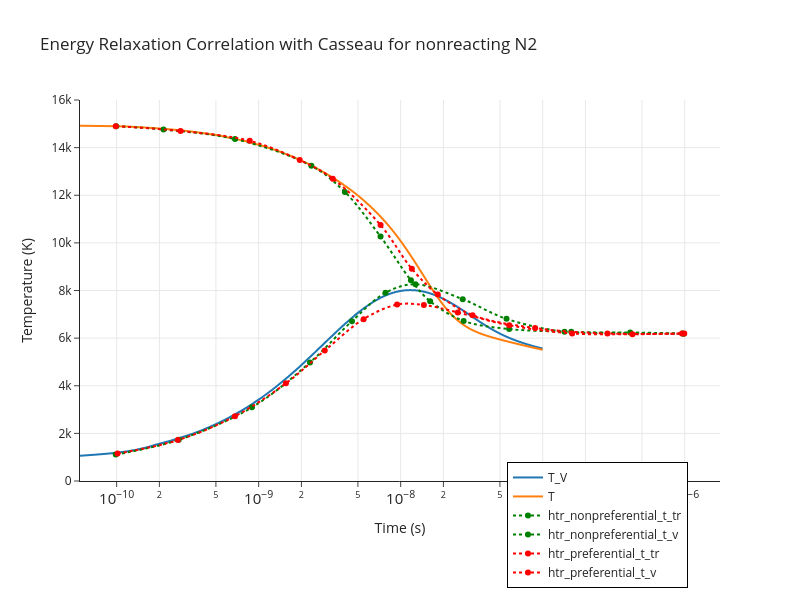
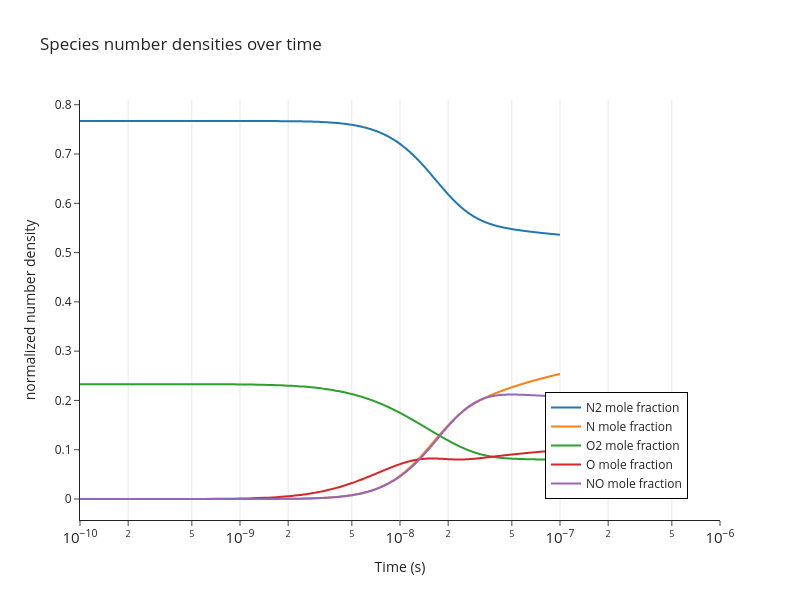

The notebook cell these images were saved under, in order:
### Code cell
from plotly import graph_objects as go

# JIT-compiled version of extract_primitives_from_U (needs to be executed once per kernel uptime)
extract_primitives_from_U_jitted = jax.jit(
    equation_manager_utils.extract_primitives_from_U
)

# extract primitives and plot
Y_s, rho, T, T_V, p = jax.vmap(
    extract_primitives_from_U_jitted,
    in_axes=(0, None),
)(U_field, equation_manager)


fig = go.Figure()
fig.add_trace(
    go.Scatter(
        x=t,
        y=T_V[:, 0],
        mode="lines",
        name="T_V",
        line=dict(shape="spline", smoothing=1.0),
    )
)
fig.add_trace(
    go.Scatter(
        x=t, y=T[:, 0], mode="lines", name="T", line=dict(shape="spline", smoothing=1.0)
    )
)

fig.add_hline(y=7623.3, name="T_eq Casseau", line_dash="dash", line_color="black")

# Load and plot reference data from CSV
csv_path = "/home/hhoechter/tum/jaxfluids_internship/experiments/heatbath_0d/williams_figure_1_air.csv"
df = pd.read_csv(
    csv_path, skiprows=1
)  # Skip the first header row, use X,Y,X,Y... as columns

# Read first row to get the dataset names
with open(csv_path, "r") as f:
    header_line = f.readline().strip()
dataset_names = [name for name in header_line.split(",") if name]

# Group datasets by prefix (e.g., "modified", "hy2foam_default", "monaco")
prefixes = []
for name in dataset_names:
    # Extract prefix by removing _t_v or _t_tr suffix
    if "_t_v" in name:
        prefix = name.replace("_t_v", "")
    elif "_t_tr" in name:
        prefix = name.replace("_t_tr", "")
    else:
        prefix = name
    if prefix not in prefixes:
        prefixes.append(prefix)

# Define colors for each prefix
colors = ["green", "red", "purple", "orange", "brown", "pink"]
prefix_colors = {prefix: colors[i % len(colors)] for i, prefix in enumerate(prefixes)}

# Plot each dataset (columns come in pairs: X, Y for each dataset)
for i, name in enumerate(dataset_names):
    x_col = i * 2  # X column index
    y_col = i * 2 + 1  # Y column index

    if x_col >= len(df.columns) or y_col >= len(df.columns):
        continue

    x_data = pd.to_numeric(df.iloc[:, x_col], errors="coerce").dropna().values
    y_data = pd.to_numeric(df.iloc[:, y_col], errors="coerce").dropna().values

    # Use minimum length in case of mismatched data
    min_len = min(len(x_data), len(y_data))
    x_data = x_data[:min_len]
    y_data = y_data[:min_len]

    # Find prefix for this dataset
    if "_t_v" in name:
        prefix = name.replace("_t_v", "")
    elif "_t_tr" in name:
        prefix = name.replace("_t_tr", "")
    else:
        prefix = name

    fig.add_trace(
        go.Scatter(
            x=x_data,
            y=y_data * 1000,  # Scale Y values (they appear to be in units of 1000 K)
            mode="markers+lines",
            line=dict(dash="dot", smoothing=1.0, shape="spline"),
            name=name,
            marker=dict(color=prefix_colors.get(prefix, "gray")),
        )
    )

fig.update_xaxes(type="log", exponentformat="power", showexponent="all", showgrid=True)
fig.update_yaxes(range=[0, 16000], showgrid=True)
fig.update_layout(
    template="simple_white",
    title="Energy Relaxation Correlation with Casseau for nonreacting N2",
    xaxis_title="Time (s)",
    yaxis_title="Temperature (K)",
    legend=dict(
        x=0.95,
        y=0.05,
        xanchor="right",
        yanchor="top",
        borderwidth=1,
        bordercolor="black",
    ),
    showlegend=True,
    width=800,
    height=600,
)
fig.show()

# plot normalized species number densities
M = jnp.sum(Y_s * species.molar_masses[None, None, :], axis=2)
n = Y_s[:, 0, :] * rho / M * constants.N_A  # 1/m3
n_tot_init = p_init / (constants.R_universal * T_tr_init) * constants.N_A

palette = ["#1f77b4", "#ff7f0e", "#2ca02c", "#d62728", "#9467bd", "#8c564b"]

fig = go.Figure()
for i, name in enumerate(species.names):
    fig.add_trace(
        go.Scatter(
            x=t,
            y=n[:, i] / n_tot_init,
            mode="lines",
            name=f"{name} mole fraction",
            line=dict(shape="spline", smoothing=1.0, color=palette[i % len(palette)]),
        )
    )

fig.update_xaxes(type="log", exponentformat="power", showexponent="all", showgrid=True)
fig.update_layout(
    template="simple_white",
    title="Species number densities over time",
    xaxis_title="Time (s)",
    yaxis_title="normalized number density",
    legend=dict(
        x=0.95,
        y=0.05,
        xanchor="right",
        yanchor="bottom",
        borderwidth=1,
        bordercolor="black",
    ),
    showlegend=True,
    width=800,
    height=600,
)
fig.update_xaxes(range=[-10, -6])
fig.show()

### Figure 1 — Plotly figure (JSON) as saved in the notebook; plotly's stock layout.template omitted (floating-point values rounded to 4 significant figures; data arrays with more than 128 entries replaced by an {"elided": "..."} marker saying what was removed)
{"data": [{"line": {"shape": "spline", "smoothing": 1}, "mode": "lines", "name": "T_V", "type": "scatter", "x": {"elided": "1000 float values"}, "y": {"elided": "1000 float values"}}, {"line": {"shape": "spline", "smoothing": 1}, "mode": "lines", "name": "T", "type": "scatter", "x": {"elided": "1000 float values"}, "y": {"elided": "1000 float values"}}, {"line": {"dash": "dot", "shape": "spline", "smoothing": 1}, "marker": {"color": "green"}, "mode": "markers+lines", "name": "htr_nonpreferential_t_tr", "type": "scatter", "x": [9.928e-11, 2.139e-10, 6.813e-10, 2.35e-09, 4.045e-09, 7.219e-09, 1.181e-08, 1.613e-08, 2.776e-08, 5.81e-08, 1.589e-07, 9.856e-07], "y": [14900.0, 14760.0, 14360.0, 13230.0, 12140.0, 10260.0, 8430.0, 7549.0, 6724.0, 6382.0, 6267.0, 6179.0]}, {"line": {"dash": "dot", "shape": "spline", "smoothing": 1}, "marker": {"color": "green"}, "mode": "markers+lines", "name": "htr_nonpreferential_t_v", "type": "scatter", "x": [9.856e-11, 2.736e-10, 8.971e-10, 2.3e-09, 4.542e-09, 7.818e-09, 1.27e-08, 2.736e-08, 5.563e-08, 1.426e-07, 4.134e-07, 9.644e-07], "y": [1108.0, 1731.0, 3093.0, 4981.0, 6713.0, 7905.0, 8260.0, 7633.0, 6808.0, 6267.0, 6237.0, 6193.0]}, {"line": {"dash": "dot", "shape": "spline", "smoothing": 1}, "marker": {"color": "red"}, "mode": "markers+lines", "name": "htr_preferential_t_tr", "type": "scatter", "x": [9.856e-11, 2.816e-10, 8.652e-10, 1.947e-09, 3.327e-09, 7.219e-09, 1.198e-08, 1.824e-08, 3.208e-08, 8.842e-08, 2.857e-07, 9.928e-07], "y": [14900.0, 14700.0, 14290.0, 13480.0, 12690.0, 10750.0, 8913.0, 7833.0, 6966.0, 6424.0, 6195.0, 6193.0]}, {"line": {"dash": "dot", "shape": "spline", "smoothing": 1}, "marker": {"color": "red"}, "mode": "markers+lines", "name": "htr_preferential_t_v", "type": "scatter", "x": [1.015e-10, 2.697e-10, 6.813e-10, 1.555e-09, 2.92e-09, 5.483e-09, 9.437e-09, 1.457e-08, 2.526e-08, 5.81e-08, 1.613e-07, 4.286e-07, 9.575e-07], "y": [1151.0, 1717.0, 2724.0, 4101.0, 5478.0, 6798.0, 7408.0, 7393.0, 7080.0, 6538.0, 6196.0, 6166.0, 6193.0]}], "layout": {"height": 600, "legend": {"bordercolor": "black", "borderwidth": 1, "x": 0.95, "xanchor": "right", "y": 0.05, "yanchor": "top"}, "shapes": [{"line": {"color": "black", "dash": "dash"}, "name": "T_eq Casseau", "type": "line", "x0": 0, "x1": 1, "xref": "x domain", "y0": 7623.0, "y1": 7623.0, "yref": "y"}], "showlegend": true, "title": {"text": "Energy Relaxation Correlation with Casseau for nonreacting N2"}, "width": 800, "xaxis": {"exponentformat": "power", "showexponent": "all", "showgrid": true, "title": {"text": "Time (s)"}, "type": "log"}, "yaxis": {"range": [0, 16000], "showgrid": true, "title": {"text": "Temperature (K)"}}}}

### Figure 2 — Plotly figure (JSON) as saved in the notebook; plotly's stock layout.template omitted (floating-point values rounded to 4 significant figures; data arrays with more than 128 entries replaced by an {"elided": "..."} marker saying what was removed)
{"data": [{"line": {"color": "#1f77b4", "shape": "spline", "smoothing": 1}, "mode": "lines", "name": "N2 mole fraction", "type": "scatter", "x": {"elided": "1000 float values"}, "y": {"elided": "1000 float values"}}, {"line": {"color": "#ff7f0e", "shape": "spline", "smoothing": 1}, "mode": "lines", "name": "N mole fraction", "type": "scatter", "x": {"elided": "1000 float values"}, "y": {"elided": "1000 float values"}}, {"line": {"color": "#2ca02c", "shape": "spline", "smoothing": 1}, "mode": "lines", "name": "O2 mole fraction", "type": "scatter", "x": {"elided": "1000 float values"}, "y": {"elided": "1000 float values"}}, {"line": {"color": "#d62728", "shape": "spline", "smoothing": 1}, "mode": "lines", "name": "O mole fraction", "type": "scatter", "x": {"elided": "1000 float values"}, "y": {"elided": "1000 float values"}}, {"line": {"color": "#9467bd", "shape": "spline", "smoothing": 1}, "mode": "lines", "name": "NO mole fraction", "type": "scatter", "x": {"elided": "1000 float values"}, "y": {"elided": "1000 float values"}}], "layout": {"height": 600, "legend": {"bordercolor": "black", "borderwidth": 1, "x": 0.95, "xanchor": "right", "y": 0.05, "yanchor": "bottom"}, "showlegend": true, "title": {"text": "Species number densities over time"}, "width": 800, "xaxis": {"exponentformat": "power", "range": [-10, -6], "showexponent": "all", "showgrid": true, "title": {"text": "Time (s)"}, "type": "log"}, "yaxis": {"title": {"text": "normalized number density"}}}}
